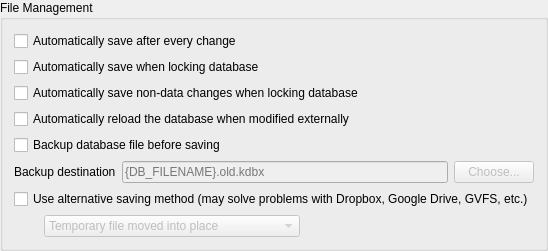
            <widget class="QGroupBox" name="saveGroup">
             <property name="title">
              <string>File Management</string>
             </property>
             <layout class="QVBoxLayout" name="verticalLayout_5">
              <item>
               <widget class="QCheckBox" name="autoSaveAfterEveryChangeCheckBox">
                <property name="text">
                 <string>Automatically save after every change</string>
                </property>
               </widget>
              </item>
              <item>
               <widget class="QCheckBox" name="autoSaveOnExitCheckBox">
                <property name="text">
                 <string>Automatically save when locking database</string>
                </property>
               </widget>
              </item>
              <item>
               <widget class="QCheckBox" name="autoSaveNonDataChangesCheckBox">
                <property name="text">
                 <string>Automatically save non-data changes when locking database</string>
                </property>
               </widget>
              </item>
              <item>
               <widget class="QCheckBox" name="autoReloadOnChangeCheckBox">
                <property name="text">
                 <string>Automatically reload the database when modified externally</string>
                </property>
               </widget>
              </item>
              <item>
               <widget class="QCheckBox" name="backupBeforeSaveCheckBox">
                <property name="text">
                 <string>Backup database file before saving</string>
                </property>
               </widget>
              </item>
              <item>
               <layout class="QHBoxLayout" name="horizontalLayout_4">
                <item>
                 <widget class="QLabel" name="label">
                  <property name="sizePolicy">
                   <sizepolicy hsizetype="Minimum" vsizetype="Preferred">
                    <horstretch>0</horstretch>
                    <verstretch>0</verstretch>
                   </sizepolicy>
                  </property>
                  <property name="text">
                   <string>Backup destination</string>
                  </property>
                  <property name="buddy">
                   <cstring>backupFilePath</cstring>
                  </property>
                 </widget>
                </item>
                <item>
                 <widget class="QLineEdit" name="backupFilePath">
                  <property name="enabled">
                   <bool>false</bool>
                  </property>
                  <property name="toolTip">
                   <string>Specifies the database backup file location. Occurrences of &quot;{DB_FILENAME}&quot; are replaced with the filename of the saved database without extension. {TIME:&lt;format&gt;} is replaced with the backup time, see https://doc.qt.io/qt-5/qdatetime.html#toString. &lt;format&gt; defaults to format string &quot;dd_MM_yyyy_hh-mm-ss&quot;.</string>
                  </property>
                  <property name="placeholderText">
                   <string>{DB_FILENAME}.old.kdbx</string>
                  </property>
                 </widget>
                </item>
                <item>
                 <widget class="QPushButton" name="backupFilePathPicker">
                  <property name="enabled">
                   <bool>false</bool>
                  </property>
                  <property name="text">
                   <string>Choose...</string>
                  </property>
                 </widget>
                </item>
               </layout>
              </item>
              <item>
               <layout class="QHBoxLayout" name="horizontalLayout_5"/>
              </item>
              <item>
               <widget class="QCheckBox" name="useAlternativeSaveCheckBox">
                <property name="text">
                 <string>Use alternative saving method (may solve problems with Dropbox, Google Drive, GVFS, etc.)</string>
                </property>
               </widget>
              </item>
              <item>
               <layout class="QHBoxLayout" name="horizontalLayout_3">
                <property name="spacing">
                 <number>0</number>
                </property>
                <item>
                 <spacer name="horizontalSpacer_8">
                  <property name="orientation">
                   <enum>Qt::Horizontal</enum>
                  </property>
                  <property name="sizeType">
                   <enum>QSizePolicy::Fixed</enum>
                  </property>
                  <property name="sizeHint" stdset="0">
                   <size>
                    <width>30</width>
                    <height>20</height>
                   </size>
                  </property>
                 </spacer>
                </item>
                <item>
                 <widget class="QComboBox" name="alternativeSaveComboBox">
                  <property name="enabled">
                   <bool>false</bool>
                  </property>
                  <item>
                   <property name="text">
                    <string>Temporary file moved into place</string>
                   </property>
                  </item>
                  <item>
                   <property name="text">
                    <string>Directly write to database file (dangerous)</string>
                   </property>
                  </item>
                 </widget>
                </item>
                <item>
                 <spacer name="horizontalSpacer_7">
                  <property name="orientation">
                   <enum>Qt::Horizontal</enum>
                  </property>
                  <property name="sizeHint" stdset="0">
                   <size>
                    <width>40</width>
                    <height>20</height>
                   </size>
                  </property>
                 </spacer>
                </item>
               </layout>
              </item>
             </layout>
            </widget>
